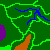

A 2D game scene composited from a Tiled map and its tileset images. What follows is a short description and the map's XML, with every tile layer's data as written:
An orthogonal 50x50 tile map with 1x1 px tiles, 1 tile layer (Tile Layer 1).

<map version="1.0" tiledversion="1.0.3" orientation="orthogonal" renderorder="right-down" width="50" height="50" tilewidth="1" tileheight="1" nextobjectid="1">
 <tileset firstgid="1" source="tileset.tsx" />
 <layer name="Tile Layer 1" width="50" height="50">
  <data encoding="csv">
5,5,5,5,5,5,5,5,5,5,5,5,5,5,5,5,5,5,5,5,5,5,5,5,5,5,5,5,5,5,5,5,5,5,5,5,5,1,5,5,5,5,5,5,5,5,5,5,5,5,
5,5,5,5,5,5,5,5,5,5,5,5,5,5,5,5,5,5,5,5,5,5,5,5,5,5,5,5,5,5,5,5,5,5,5,1,1,1,5,5,5,5,5,5,5,5,5,5,5,5,
5,5,5,5,5,5,5,5,5,5,5,5,5,5,5,5,5,5,5,5,5,5,5,5,5,5,5,5,5,5,5,5,5,5,1,1,5,5,5,5,5,5,5,5,5,5,5,5,5,5,
5,5,5,5,5,5,5,5,5,5,5,5,5,5,5,1,1,1,1,1,5,5,5,5,5,5,5,5,5,5,5,5,5,1,1,5,5,5,5,5,5,5,5,5,5,5,5,5,5,5,
1,1,1,5,5,5,5,5,5,5,5,5,1,1,1,5,5,5,5,1,1,1,1,1,1,1,1,1,1,1,1,1,1,1,5,5,5,5,5,5,5,5,5,5,5,5,5,5,5,5,
5,5,1,1,1,5,5,5,5,5,1,1,1,5,5,5,5,5,5,5,5,5,5,5,5,5,5,5,5,5,5,5,5,1,1,1,1,1,1,1,5,5,5,5,5,5,5,5,5,5,
5,5,5,5,1,5,5,5,1,1,1,5,5,5,5,5,5,5,5,5,5,5,5,5,5,5,5,5,5,5,5,5,5,5,5,1,1,5,5,5,1,1,5,5,5,5,5,5,5,5,
5,5,5,5,1,1,1,1,1,5,5,5,5,5,5,5,5,5,5,5,5,5,5,5,5,5,5,5,5,5,5,5,5,5,5,5,5,5,5,5,5,1,5,5,5,5,5,5,5,5,
5,5,5,5,5,1,5,5,5,5,5,5,5,5,5,2,5,5,5,5,5,5,5,5,5,5,5,5,5,2,2,2,5,5,5,5,5,5,5,2,5,1,1,5,5,5,5,5,5,5,
5,5,5,5,5,1,5,5,5,5,5,5,5,5,5,5,2,2,5,5,5,5,5,5,5,5,5,2,2,5,5,5,2,2,2,2,2,5,5,2,5,5,1,1,5,5,5,5,5,5,
5,5,5,5,5,1,1,5,5,5,5,5,5,5,5,5,5,5,2,2,2,5,5,5,2,2,2,2,5,5,5,5,5,5,5,5,2,2,2,5,5,5,5,1,5,5,5,5,5,5,
5,5,5,5,5,5,1,5,5,5,5,5,5,5,5,5,5,5,5,5,2,2,2,2,2,5,5,5,5,1,1,1,5,5,5,5,2,2,2,5,5,5,5,1,1,5,5,5,5,5,
5,5,5,5,5,5,1,5,5,5,5,5,5,5,5,5,5,5,5,5,5,5,5,5,5,5,5,5,5,5,5,1,5,5,5,2,2,2,2,2,5,5,5,5,1,5,5,5,5,5,
5,5,5,5,5,5,1,5,5,5,5,5,5,5,5,5,5,5,5,5,5,5,5,5,5,5,5,5,5,5,5,1,5,5,2,2,5,5,2,2,5,5,5,5,1,1,5,5,1,1,
5,5,5,5,5,5,1,1,5,5,5,5,5,5,5,5,5,5,5,5,5,5,5,5,5,5,5,5,5,5,1,1,5,5,2,5,5,5,2,2,2,5,5,5,5,1,1,1,1,5,
5,5,5,5,5,5,5,1,5,5,5,5,5,5,5,5,5,5,5,5,5,1,1,1,5,5,5,5,1,1,1,5,5,5,2,5,5,5,5,2,2,5,5,5,5,5,5,5,5,5,
5,5,5,5,5,5,5,1,1,5,5,5,5,5,5,5,5,5,5,1,1,1,5,5,1,1,1,1,1,5,5,5,5,5,2,5,5,1,5,5,2,2,2,2,5,5,5,5,5,5,
5,5,5,5,5,5,5,5,1,1,1,5,5,5,5,5,5,1,1,1,5,5,5,5,5,5,5,5,5,5,5,5,5,5,2,5,5,1,1,5,5,5,5,2,2,5,5,5,5,5,
5,5,5,5,5,5,5,5,5,5,1,1,1,1,1,1,1,5,5,5,5,5,5,5,5,5,5,5,5,5,5,5,5,5,2,5,5,5,1,1,5,5,5,5,2,2,5,5,5,5,
5,5,5,5,5,5,5,5,5,5,5,1,5,5,5,5,5,5,5,5,5,5,5,5,5,5,5,5,5,5,2,2,2,2,2,2,5,5,5,1,1,5,5,5,5,2,2,2,5,5,
5,5,5,5,5,5,5,5,5,5,5,1,5,5,5,5,5,5,5,5,5,5,5,5,5,5,5,5,5,2,2,5,1,1,1,1,2,5,5,1,1,1,5,5,5,5,5,2,2,2,
5,5,5,5,5,5,5,5,5,5,5,1,1,5,5,5,5,5,5,5,5,5,5,5,5,5,5,5,2,2,5,5,1,5,5,5,1,1,1,1,5,5,1,1,5,5,5,5,5,5,
5,5,5,5,5,5,5,5,5,5,5,5,8,5,5,5,5,5,5,5,5,5,5,5,5,5,5,2,2,5,5,1,1,5,5,5,5,5,5,5,5,5,5,1,1,1,5,5,5,5,
5,5,5,5,5,5,5,5,5,5,5,5,1,1,5,5,5,5,5,5,5,5,5,5,5,5,5,2,5,5,1,1,5,5,5,5,5,5,5,5,5,5,5,5,5,1,1,1,5,5,
4,5,5,5,5,5,5,5,5,5,5,5,5,1,1,5,5,5,5,5,5,5,5,5,5,5,5,2,5,5,1,5,5,5,5,5,5,5,5,5,5,5,5,5,5,5,5,1,1,1,
4,4,4,4,5,5,5,5,5,5,5,5,5,5,1,1,5,5,5,5,5,5,5,5,5,5,5,5,5,5,1,5,5,5,5,5,5,5,5,5,5,5,5,5,5,5,5,5,5,5,
4,4,4,4,5,5,5,5,5,5,5,5,5,5,5,1,1,5,5,5,5,5,5,5,5,5,5,5,5,1,1,5,5,5,5,5,5,5,5,5,5,5,5,5,5,5,5,5,5,5,
4,4,4,4,4,5,5,5,5,5,5,5,5,5,5,5,1,1,1,5,5,5,5,5,5,5,5,5,5,8,5,5,5,5,5,5,5,5,5,5,5,5,5,5,5,5,5,5,5,5,
4,4,4,4,4,5,5,5,5,5,5,5,5,5,5,5,5,5,8,5,5,5,5,5,5,5,5,5,1,1,5,5,5,5,5,5,5,5,5,5,5,5,5,5,5,5,5,5,5,5,
4,4,4,4,4,5,5,5,5,5,5,5,5,5,5,5,5,5,1,1,5,5,5,5,5,5,5,5,1,5,5,5,5,5,5,5,5,5,5,5,5,5,5,5,5,5,5,5,5,5,
4,4,4,4,4,4,5,5,5,5,5,5,5,5,5,5,5,5,5,1,5,5,5,5,5,5,5,1,1,1,5,5,5,5,5,5,5,5,5,5,5,5,5,5,5,5,5,5,5,5,
4,4,4,4,4,4,5,5,5,5,5,5,5,5,5,5,5,5,5,1,1,5,5,5,5,5,1,1,5,5,1,1,5,5,5,5,5,5,5,5,5,5,5,5,5,5,5,5,5,5,
4,4,4,4,4,4,5,5,5,5,5,5,5,5,5,5,5,5,5,5,1,1,1,5,5,5,1,5,5,5,5,1,1,1,5,5,5,5,5,5,5,5,5,5,5,5,5,5,5,5,
4,4,4,4,4,4,5,5,5,5,5,5,5,5,5,5,5,5,5,5,5,5,1,5,5,1,1,5,5,5,5,5,5,1,1,5,5,5,5,5,5,5,5,5,5,5,5,5,5,5,
4,4,4,4,4,4,5,5,5,5,5,5,5,5,5,5,5,5,5,5,5,5,1,1,1,1,5,5,5,3,3,5,5,5,1,5,5,5,5,5,5,5,5,5,5,5,5,5,5,5,
4,4,4,4,4,4,5,5,5,5,5,5,5,5,5,5,5,5,5,5,5,5,5,1,5,5,5,5,3,3,3,5,5,5,1,5,5,5,5,5,5,5,5,5,5,5,5,5,5,5,
4,4,4,4,4,4,5,5,5,5,5,5,5,5,5,5,5,5,5,5,5,5,5,1,5,5,5,3,3,3,3,5,5,5,1,5,5,5,5,5,5,5,5,5,5,5,5,5,5,5,
4,4,4,4,4,5,5,5,5,5,5,5,5,5,5,5,5,5,5,5,5,5,1,1,5,5,3,3,3,3,3,5,5,5,1,5,5,5,5,5,5,5,5,5,5,5,5,5,5,5,
4,4,4,4,5,5,5,5,5,5,5,5,5,5,5,5,5,5,5,5,5,5,1,5,5,5,3,3,3,3,3,5,5,1,1,5,5,5,5,5,5,5,5,5,5,5,5,5,5,5,
4,4,4,5,5,5,5,5,5,5,5,5,5,5,5,5,5,5,5,5,1,1,1,5,5,3,3,3,3,3,5,5,5,1,5,5,5,5,5,5,5,5,5,5,5,5,1,1,1,1,
4,4,5,5,5,5,5,5,5,5,5,5,5,5,5,1,1,1,1,1,1,5,5,5,5,3,3,3,3,3,5,5,1,1,5,5,5,5,5,5,5,5,5,5,5,1,1,1,1,1,
5,5,5,5,5,5,5,5,5,5,5,5,5,1,1,1,5,5,5,5,5,5,5,5,3,3,3,3,3,3,5,5,1,5,5,5,5,5,5,5,5,5,1,1,1,1,5,5,5,5,
5,5,5,5,5,5,5,5,5,5,5,5,1,1,5,5,5,5,5,5,5,5,5,3,3,3,3,3,3,3,5,5,1,5,5,5,5,5,5,5,5,1,1,5,5,5,5,5,5,5,
5,5,5,5,5,5,5,5,5,5,5,1,1,5,5,5,5,5,5,5,5,3,3,3,3,3,3,3,3,5,5,5,1,5,5,5,5,5,5,5,1,1,5,5,5,5,5,5,5,5,
5,5,5,5,5,5,5,5,5,5,5,1,5,5,5,5,5,5,5,5,3,3,3,3,3,3,3,3,3,5,5,5,1,1,5,5,5,5,1,8,1,5,5,5,5,5,5,5,5,5,
5,5,5,5,5,5,5,1,1,1,5,1,5,5,5,5,5,5,3,3,3,3,3,3,3,3,3,3,5,5,5,5,1,1,1,1,1,1,1,5,5,5,5,5,5,5,5,5,5,5,
5,5,5,5,5,1,1,1,1,1,1,1,5,5,5,5,3,3,3,3,3,3,3,3,3,3,3,3,5,5,5,1,1,5,5,5,5,5,5,5,5,5,5,5,5,5,5,5,5,5,
1,1,1,1,1,1,1,1,1,1,1,5,5,5,5,3,3,3,3,3,3,3,3,3,3,3,3,3,5,5,5,1,5,5,5,5,5,5,5,5,5,5,5,5,5,5,5,5,5,5,
1,1,1,1,1,1,1,1,1,1,1,5,5,5,5,3,3,3,3,3,3,3,3,3,3,3,3,5,5,5,1,1,5,5,5,5,5,5,5,5,5,5,5,5,5,5,5,5,5,5,
1,1,1,1,1,1,1,1,1,1,1,5,5,5,3,3,3,3,3,3,3,3,3,3,3,3,3,5,5,5,1,5,5,5,5,5,5,5,5,5,5,5,5,5,5,5,5,5,5,5
</data>
 </layer>
</map>
